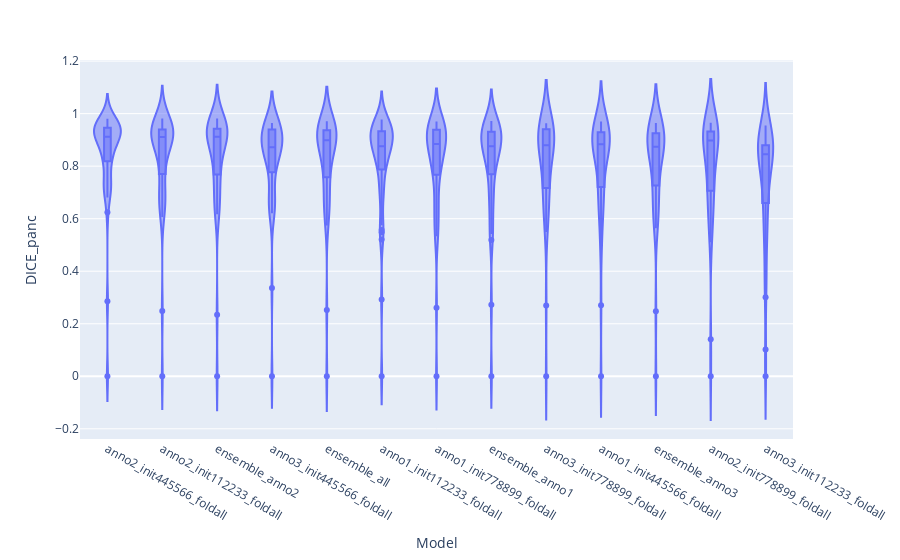

Here is the notebook cell this chart was saved with:
### Code cell
ordered_ct = df.groupby("CT")["DICE_panc"].mean().sort_values(ascending=False).index

fig = px.violin(df, 
                x="CT", 
                y="DICE_panc", 
                category_orders={"CT": ordered_ct},  # tri personnalisé
                box=True,
               )

fig.update_layout(xaxis_title="Model",
                  yaxis_title="DICE_panc")
fig.show()

### Figure 1 — Plotly figure (JSON) as saved in the notebook; plotly's stock layout.template omitted (floating-point values rounded to 4 significant figures; data arrays with more than 128 entries replaced by an {"elided": "..."} marker saying what was removed)
{"data": [{"alignmentgroup": "True", "box": {"visible": true}, "hovertemplate": "CT=%{x}<br>DICE_panc=%{y}<extra></extra>", "legendgroup": "", "marker": {"color": "#636efa"}, "name": "", "offsetgroup": "", "orientation": "v", "scalegroup": "True", "showlegend": false, "type": "violin", "x": {"elided": "568 str values"}, "x0": " ", "xaxis": "x", "y": {"elided": "568 float values"}, "y0": " ", "yaxis": "y"}], "layout": {"legend": {"tracegroupgap": 0}, "margin": {"t": 60}, "violinmode": "group", "xaxis": {"anchor": "y", "categoryarray": ["anno2_init445566_foldall", "anno2_init112233_foldall", "ensemble_anno2", "anno3_init445566_foldall", "ensemble_all", "anno1_init112233_foldall", "anno1_init778899_foldall", "ensemble_anno1", "anno3_init778899_foldall", "anno1_init445566_foldall", "ensemble_anno3", "anno2_init778899_foldall", "anno3_init112233_foldall"], "categoryorder": "array", "domain": [0, 1], "title": {"text": "Model"}}, "yaxis": {"anchor": "x", "domain": [0, 1], "title": {"text": "DICE_panc"}}}}
